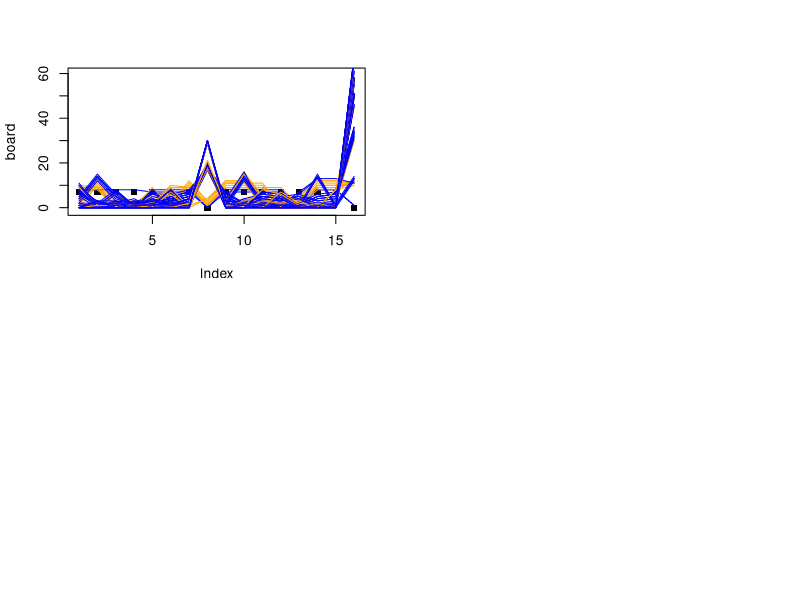

R code for this plot:
# A simple simulation of one-round sungka.
# Amadeo B. Biter
# October 28, 2014

board  = c( 7, 7, 7, 7, 7, 7, 7, 0,
	     	7, 7, 7, 7, 7, 7, 7, 0)			# Initialize board.

# Note that board approximates reality.
#  1   2   3   4   5   6   7  8 ---- Pepe's wells [1:7] and head at [8].
# 16  15  14  13  12  11  10  9 ---- Pilar's wells [9:15] and head at [16].

# Does not incorporate strategy of any kind, so Pepe and Pilar choose wells at random.

par(mfrow=c(2,2))							# Plot turns to visualize.
plot(board, ylim = c(-1, 60), pch = 15)

dropsp = rep(F, 16)							# Initialize vectors to follow drops.
dropsr = rep(F, 16)

if (sample(c(T,F), 1)) {					# Pepe and Pilar flip a coin to start.
	pepe = T									# Pepe and Pilar are the prototypical kids in...
	pilar = F									# ...Filipino kiddie literature.
	
	housep = sample(1:7, 1)					# Pepe starts if he wins flip, ...
	shellsp = board[housep]					# ...and picks up shells.
	board[housep] = 0
	shellsr = 0
	
} else {									# Pilar starts if she wins flip.
	pepe = F
	pilar = T
	houser = sample(9:15, 1)
	shellsr = board[houser]
	board[houser] = 0
	shellsp = 0
}

while (pepe | pilar) {						# Pepe and Pilar take turns according to sungka.

if (pilar) {									# Pilar drops shells if it's her turn...
while (shellsr > 0) {
while ((houser + 1) <= 16 & shellsr > 0) {
	if ((houser + 1) == 8) houser = houser + 1 else houser = houser		#...skipping only Pepe's head.
	dropsr[(houser+1)] = T						
	houser = houser + 1
	shellsr = shellsr - 1
	}	
stopr = houser
board = board + dropsr
dropsr = rep(F, 16)
houser = 0
}
lines(board, col = 'blue')					# Plot Pilar's turn.

# Sungka rules after Pilar drops her last shell.
if (stopr == 16) {							# If Pilar drops last shell into own head, ...
	if (sum(board[9:15]) > 0) {				# ... she continues if she has shells left.
		pepe = F
		pilar = T
		
		# Pilar must choose a non-empty well.
		if (length(which(board[9:15] > 0)) == 1) {houser = (which(board[9:15] > 0)) + 8} else { 
			houser = sample(c(which(board[9:15] > 0)), 1) + 8 }
		
		shellsr = board[houser]
		dropsr = rep(F, 16)
		board[houser] = 0
	
	} else {									# Pepe takes over if she has no shells left.
		if (sum(board[1:7]) > 0) {
			pilar = F
			pepe = T
			
			# Pepe must also choose a non-empty well.
			if (length(which(board[1:7] > 0)) == 1) housep = (which(board[1:7] > 0)) else {
				housep = sample((which(board[1:7] > 0)), 1) }
			
			shellsp = board[housep]
			dropsp = rep(F, 16)
			board[housep] = 0
		
		} else {							# Game ends if neither player has shells left.
			pilar = F
			pepe = F
		}
	}

} else {									# If Pilar instead drops into a well, ...
	if (board[stopr] > 1) {					# ... she continues if well is not empty.
		pepe = F
		pilar = T
		houser = stopr
		shellsr = board[stopr]
		dropsr = rep(F, 16)
		board[stopr] = 0
	
	} else {									# If well is empty, ...
		if (stopr < 8) {					# ... Pilar loses turn if it's not hers.
			pilar = F
			pepe = T
			
			# Pepe must choose a non-empty well.
			if (length(which(board[1:7] > 0)) == 1) housep = (which(board[1:7] > 0)) else {
				housep = sample((which(board[1:7] > 0)), 1) }
			
			shellsp = board[housep]
			dropsp = rep(F, 16)
			board[housep] = 0
			
		# But, if it's her own well, ...
		} else {							
			
			if ((sum(board[1:7]) - board[stopr - (stopr-8)*2]) > 0) {			# Pilar loses turn if ... 
				if (board[stopr - (stopr-8)*2] == 0) {		# ... Pepe's opposing well is empty ... 
					pilar = F								# ... and Pepe has shells left.
					pepe = T
					
					# As he must, Pepe chooses a non-empty well.
					if (length(which(board[1:7] > 0)) == 1) housep = (which(board[1:7] > 0)) else { 
						housep = sample((which(board[1:7] > 0)), 1) }
					
					shellsp = board[housep]
					dropsp = rep(F, 16)
					board[housep] = 0
				
				# Pilar also loses turn, but captures if Pepe's opposing well is not empty.
				} else {
					pilar = F
					board[16] = board[16] + board[stopr - (stopr-8)*2] + 1
					board[stopr - (stopr-8)*2] = 0
					board[stopr] = 0
					pepe = T
					
					# Pepe's choices are limited to non-empty wells.
					if (length(which(board[1:7] > 0)) == 1) housep = (which(board[1:7] > 0)) else {
						housep = sample((which(board[1:7] > 0)), 1) }
					
					shellsp = board[housep]
					dropsp = rep(F, 16)
					board[housep] = 0
				}
				
			} else {						# Pilar also continues because Pepe has no shells left.
				pepe = F
				pilar = T
				houser = stopr
				shellsr = board[houser] 
				dropsr = rep(F, 16)
				board[houser] = 0
			}
		}
	}
}


} else {									# Pepe drops shells if its his turn, ...
while (shellsp > 0) {							# ... abiding by the same rules, and ...
while ((housep+1) < 16 & shellsp > 0) {			# ... skipping only Pilar's head.
	dropsp[(housep+1)] = T						
	housep = housep + 1
	shellsp = shellsp - 1
	}
stopp = housep
board = board + dropsp
dropsp = rep(F, 16)
housep = 0
}
lines(board, col = 'orange')

if (stopp == 8) {
	if (sum(board[1:7]) > 0) {
		pilar = F
		pepe = T
		
		if (length(which(board[1:7] > 0)) == 1) housep = (which(board[1:7] > 0)) else { 
			housep = sample((which(board[1:7] > 0)), 1) }
		
		shellsp = board[housep]
		dropsp = rep(F, 16)
		board[housep] = 0
		
	} else {
		if (sum(board[9:15]) > 0) {
			pepe = F
			pilar = T
			
			if (length(which(board[9:15] > 0)) == 1) {houser = (which(board[9:15] > 0)) + 8} else { 
				houser = sample(c(which(board[9:15] > 0)), 1) + 8 }
			
			shellsr = board[houser]
			dropsr = rep(F, 16)
			board[houser] = 0
		
		} else {
			pilar = F
			pepe = F
		}
	}

} else {
	if (board[stopp] > 1) {
		pilar = F
		pepe = T
		housep = stopp
		shellsp = board[stopp]
		dropsp = rep(F, 16)
		board[stopp] = 0
	
	} else {
		if (stopp > 8) {
			pepe = F
			pilar = T
			
			if (length(which(board[9:15] > 0)) == 1) {houser = (which(board[9:15] > 0)) + 8} else { 
				houser = sample(c(which(board[9:15] > 0)), 1) + 8 }
			
			shellsr = board[houser]
			dropsr = rep(F, 16)
			board[houser] = 0
		
		} else {
			if ((sum(board[9:15])- board[(8-stopp)*2 + stopp]) > 0) { 
				if (board[(8-stopp)*2 + stopp] == 0) {
					pepe = F
					pilar = T
					
					if (length(which(board[9:15] > 0)) == 1) {houser = (which(board[9:15] > 0)) + 8} else 						{ houser = sample(c(which(board[9:15] > 0)), 1) + 8 }
					
					shellsr = board[houser]
					dropsr = rep(F, 16)
					board[houser] = 0
				
				} else {
					pepe = F
					board[8] = board[8] + board[(8-stopp)*2 + stopp] + 1
					board[(8-stopp)*2 + stopp] = 0
					board[stopp] = 0 
					pilar = T
					
					if (length(which(board[9:15] > 0)) == 1) {houser = (which(board[9:15] > 0)) + 8} else 						{ houser = sample(c(which(board[9:15] > 0)), 1) + 8 }
					
					shellsr = board[houser]
					dropsr = rep(F, 16)
					board[houser] = 0
				}
			
			} else {
				pilar = F
				pepe = T
				housep = stopp
				shellsp = board[housep]
				dropsp = rep(F, 16)
				board[housep] = 0
			}
		}
	}
}
}
print(board)								# Print board as game progresses.
}
